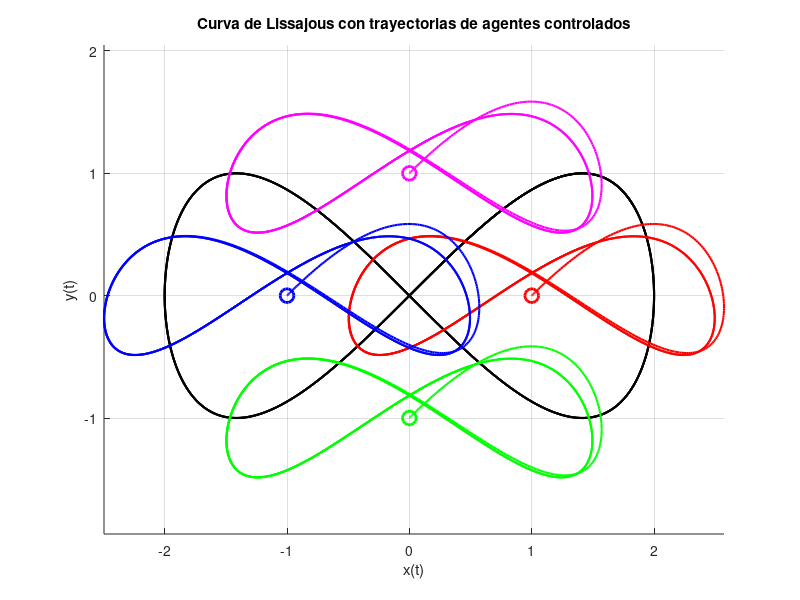

Reproduce this figure in MATLAB.
clc
clearvars 
close all 

% Parámetros de la curva de Lissajous
A = 2;          % Amplitud en x
B = 1;          % Amplitud en y
a = 1;          % Frecuencia en x
b = 2;          % Frecuencia en y
delta = 0;      % Diferencia de fase

AA=[0 1 0 0;
    0 0 0 0;
    0 0 0 1;
    0 0 0 0];

BB=[0 0;
    1 0;
    0 0;
    0 1];

% Tiempo
t = linspace(0, 20, 1000); % Aumentar el rango de tiempo para la simulación

% Ecuaciones paramétricas de la curva de Lissajous
x_curve = A * sin(a * t + delta);
y_curve = B * sin(b * t);

% Distancia desde la curva para los agentes
d = 1;

% Posiciones relativas de los agentes con respecto a la curva
x_offset = [d, 0, -d, 0];
y_offset = [0, -d, 0, d];

% Parámetros de control
k_a = 1;
k_v = 10;
k_p = 10;

% Inicializar posiciones y velocidades de los agentes
num_agents = 4;
positions = zeros(num_agents, 2, length(t)); % [x, y] para cada agente en cada tiempo
velocities = zeros(num_agents, 2, length(t)); % [vx, vy] para cada agente en cada tiempo

% Inicializar estados
%Primer punto
positions(:, 1, 1) = x_curve(1) + x_offset; % Posiciones iniciales en x
positions(:, 2, 1) = y_curve(1) + y_offset; % Posiciones iniciales en y
%Segundo punto
% positions(:, 1, 1) = x_curve(1) + [rand(),rand(),rand(),rand()]; % Posiciones iniciales en x
% positions(:, 2, 1) = y_curve(1) + [rand(),rand(),rand(),rand()]; %Posiciones iniciales en y
% Simulación
dt = t(2) - t(1);
for k = 1:length(t)-1
    % Posiciones deseadas en el siguiente instante de tiempo
    x_des = x_curve(k+1) + x_offset;
    y_des = y_curve(k+1) + y_offset;

    for i = 1:num_agents
        % Error de posición y velocidad
        e_p = [x_des(i) - positions(i, 1, k); y_des(i) - positions(i, 2, k)];
        e_v = -[velocities(i, 1, k); velocities(i, 2, k)];

        % Control de aceleración
        u = -k_a * (k_v * e_v + k_p * e_p);

        % Actualizar posiciones
        velocities(i, 1, k+1) = velocities(i, 1, k) - u(1) * dt;
        velocities(i, 2, k+1) = velocities(i, 2, k) - u(2) * dt;
        positions(i, 1, k+1) = positions(i, 1, k) + velocities(i, 1, k) * dt;
        positions(i, 2, k+1) = positions(i, 2, k) + velocities(i, 2, k) * dt;
        %Guardo estos datos para ploteos
        epx(k)=e_p(1); %Error posición en x
        epy(k)=e_p(2); %Error posición en y

        evx(k)=e_v(1); %Error velocidad en x
        evy(k)=e_v(2); %Error velocidad en y

    end
end

% Graficar la curva de Lissajous y las trayectorias de los agentes
figure;
hold on;

% Graficar la curva de Lissajous
plot(x_curve, y_curve, 'k', 'LineWidth', 1.5);

% Colores para los agentes
colors = ['r', 'g', 'b', 'm'];

% Graficar las trayectorias de los agentes
for i = 1:num_agents
    plot(squeeze(positions(i, 1, :)), squeeze(positions(i, 2, :)), 'Color', colors(i), 'LineWidth', 1.5);
    plot(positions(i, 1, 1), positions(i, 2, 1), 'o', 'Color', colors(i), 'MarkerSize', 10, 'LineWidth', 2); % Posición final
end

title('Curva de Lissajous con trayectorias de agentes controlados');
xlabel('x(t)');
ylabel('y(t)');
grid on;
axis equal;
% legend('Curva de Lissajous', 'Agente 1', 'Agente 2', 'Agente 3', 'Agente 4');
hold off;

% figure
% subplot(1,2,1)
% plot(t(1,1:size(t,2)-1),epx);
% title('Errores de posición en x')
% ylabel('Error')
% xlabel('tiempo s')
% grid on
% subplot(1,2,2)
% plot(t(1,1:size(t,2)-1),epy);
% title('Errores de posición en y')
% ylabel('Error')
% xlabel('tiempo s')
% grid on
% 
% 
% figure
% subplot(1,2,1)
% plot(t(1,1:size(t,2)-1),evx);
% title('Errores de posición en x')
% ylabel('Error')
% xlabel('tiempo s')
% grid on
% subplot(1,2,2)
% plot(t(1,1:size(t,2)-1),evy);
% title('Errores de posición en y')
% ylabel('Error')
% xlabel('tiempo s')
% grid on

